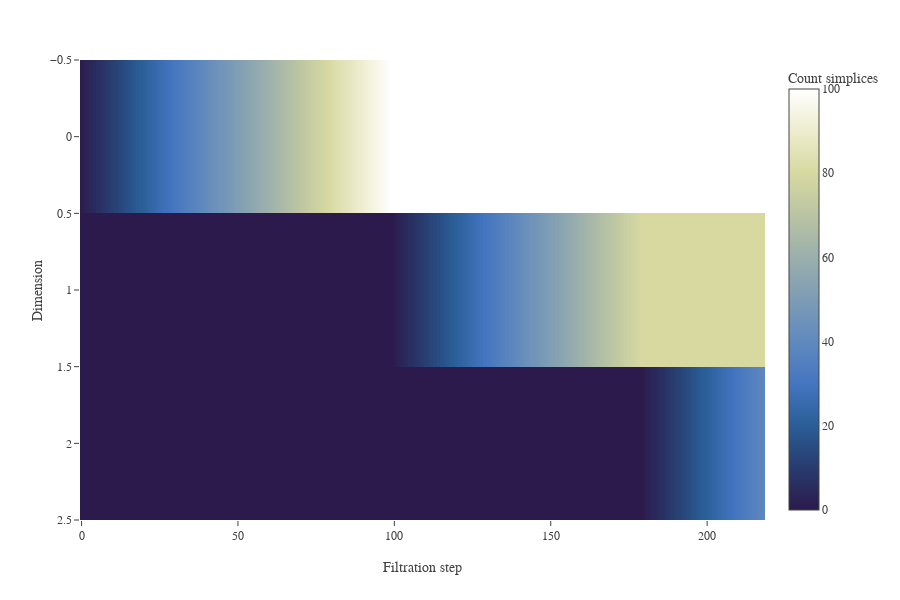

Notebook cell for this chart:
### Code cell
# Given list of filtration steps
# Assume filtering by weight - could also be rank
# filtration_steps = np.arange(max(fsc_df["weight"])-0.1,min(fsc_df["weight"]),-0.01)
filtration_steps = np.arange(min(fsc_df["rank"])+0.1,max(fsc_df["rank"]),1)


def fsc_attribute_across_filtration(fsc_df, filtration_steps, filtration_col="weight"):
    

    max_dim = np.max(fsc_df.dim)
    
    # Need an array of the appropriate size.
    count_across_filtration = np.zeros((filtration_steps.shape[0],(max_dim+1)))

    # Loop across the array and fill the count for each
    for i,filtration_step in enumerate(filtration_steps) :

        if (filtration_col == "weight"):
            thresholded_fsc_temp = fsc_df.loc[fsc_df[filtration_col] >= filtration_step]
        elif (filtration_col == "rank"):
            thresholded_fsc_temp = fsc_df.loc[fsc_df[filtration_col] <= filtration_step]
        else:
            print("Please provide a valid threhsold column (weight or rank)")
        

        count_df_temp = thresholded_fsc_temp.dim.value_counts().to_frame()
       
        count_across_filtration[i, count_df_temp.index.to_numpy()] = count_df_temp.dim.to_numpy(copy=True)[count_df_temp.index.to_numpy()]



    fig = px.imshow(np.transpose(count_across_filtration),
                     height=600,
                     aspect="auto",
                     labels=dict(x="Filtration step", y="Dimension", color="Count simplices"))
    
    return fig

fig = fsc_attribute_across_filtration(fsc_df, filtration_steps, "rank")

fig.show()

### Figure 1 — Plotly figure (JSON) as saved in the notebook; plotly's stock layout.template omitted (floating-point values rounded to 4 significant figures; data arrays with more than 128 entries replaced by an {"elided": "..."} marker saying what was removed)
{"data": [{"coloraxis": "coloraxis", "hovertemplate": "Filtration step: %{x}<br>Dimension: %{y}<br>Count simplices: %{z}<extra></extra>", "name": "0", "type": "heatmap", "xaxis": "x", "yaxis": "y", "z": {"elided": "3x219 int values"}}], "layout": {"coloraxis": {"colorbar": {"title": {"text": "Count simplices"}}, "colorscale": [[0, "rgb(44, 26, 76)"], [0.1, "rgb(40, 59, 110)"], [0.2, "rgb(42, 94, 151)"], [0.3, "rgb(68, 117, 193)"], [0.4, "rgb(96, 137, 190)"], [0.5, "rgb(125, 156, 181)"], [0.6, "rgb(155, 175, 172)"], [0.7, "rgb(186, 196, 163)"], [0.8, "rgb(215, 217, 161)"], [0.9, "rgb(237, 236, 206)"], [1, "rgb(255, 255, 255)"]]}, "height": 600, "margin": {"t": 60}, "xaxis": {"anchor": "y", "domain": [0, 1], "title": {"text": "Filtration step"}}, "yaxis": {"anchor": "x", "autorange": "reversed", "domain": [0, 1], "title": {"text": "Dimension"}}}}
